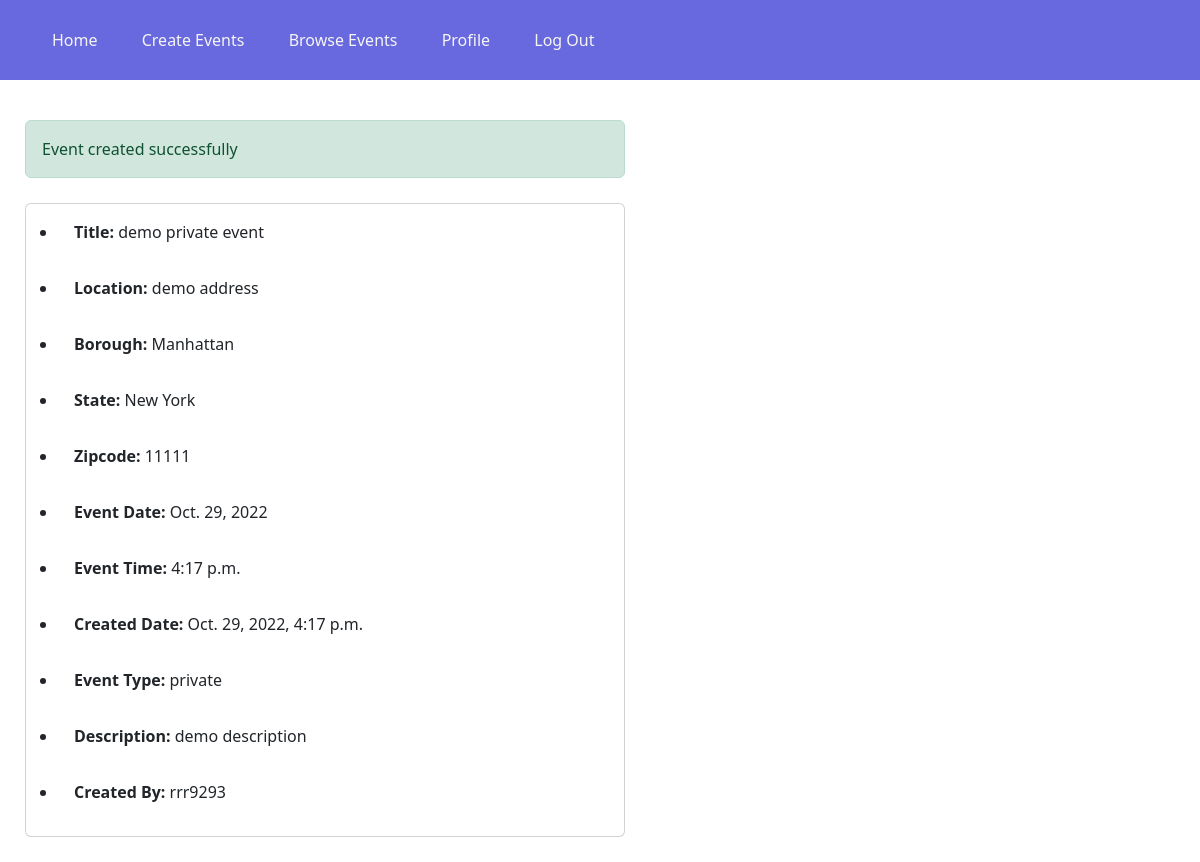
Screenshot of /event_success (signed in) with the database file from the repository.
### bikingapp/models.py (models this page shows, shortened)
class Event(models.Model):
    title          = models.CharField     (max_length = 50)
    location       = models.CharField     (max_length = 200)
    borough        = models.CharField     (max_length = 20, choices=[("manhattan","Manhattan"),("queens","Queens"),("bronx","Bronx"),("staten island","Staten Island"),("brooklyn","Brooklyn")], default="Manhattan")
    date           = models.DateField     (default=timezone.now)
    time           = models.TimeField     (default=timezone.now)
    date_created   = models.DateTimeField (default=timezone.now)
    event_type     = models.CharField     (max_length = 200, choices=[("public","Public"),("private","Private")], default="Public")
    description    = models.CharField     (max_length = 500)
    created_by     = models.CharField     (max_length = 100)
    zipcode        = models.CharField     (max_length = 5,null=True)
    state          = models.CharField     (max_length = 10, default = 'New York')

### bikingapp/views.py (the view)
# urls.py: path('event_success', views.success_page),
def success_page(request):
    obj = models.Event.objects.order_by('id').latest('id')
    print(obj.title)
    context= {'obj1' : obj}
    return render(request, 'event_success.html', context)

### bikingapp/templates/event_success.html (shortened to what this page needs)
<!DOCTYPE html>
<html lang="en">
<head>
    <link href="https://cdn.jsdelivr.net/npm/bootstrap@5.2.2/dist/css/bootstrap.min.css" rel="stylesheet"
>
    <link rel="stylesheet" href="https://cdn.jsdelivr.net/npm/bootstrap-icons@1.9.1/font/bootstrap-icons.css">
</head>
<body>
    {% extends 'base.html' %}
    {% block content %}
    <div style="margin-top: 120px">
        <div class="col">
            <div class="alert alert-success col-lg-6" role="alert" style="margin-left: 25px;">
                Event created successfully
            </div>
            <div class="card col-lg-6" style="margin: 25px;">
                <ul>
                    <li class="card-body"><b>Title:</b> {{obj1.title}}</li>
                    <li class="card-body"><b>Location:</b> {{obj1.location}}</li>
                    <li class="card-body"><b>Borough:</b> {{obj1.borough}}</li>
                    <li class="card-body"><b>State:</b> {{obj1.state}}</li>
                    <li class="card-body"><b>Zipcode:</b> {{obj1.zipcode}}</li>
                    <li class="card-body"><b>Event Date:</b> {{obj1.date}}</li>
                    <li class="card-body"><b>Event Time:</b> {{obj1.time}}</li>
                    <li class="card-body"><b>Created Date:</b> {{obj1.date_created}}</li>
                    <li class="card-body"><b>Event Type:</b> {{obj1.event_type}}</li>
                    <li class="card-body"><b>Description:</b> {{obj1.description}}</li>
                    <li class="card-body"><b>Created By:</b> {{obj1.created_by}}</li>
                </ul>
            </div>
        </div>
    </div>
    {% endblock content %}

### rows the page displays
Event: title "demo private event", location "demo address", borough "Manhattan", state "New York", zipcode "11111", date "Oct. 29, 2022", time "4:17 p.m.", date_created "Oct. 29, 2022, 4:17 p.m.", event_type "private", description "demo description", created_by "rrr9293"
